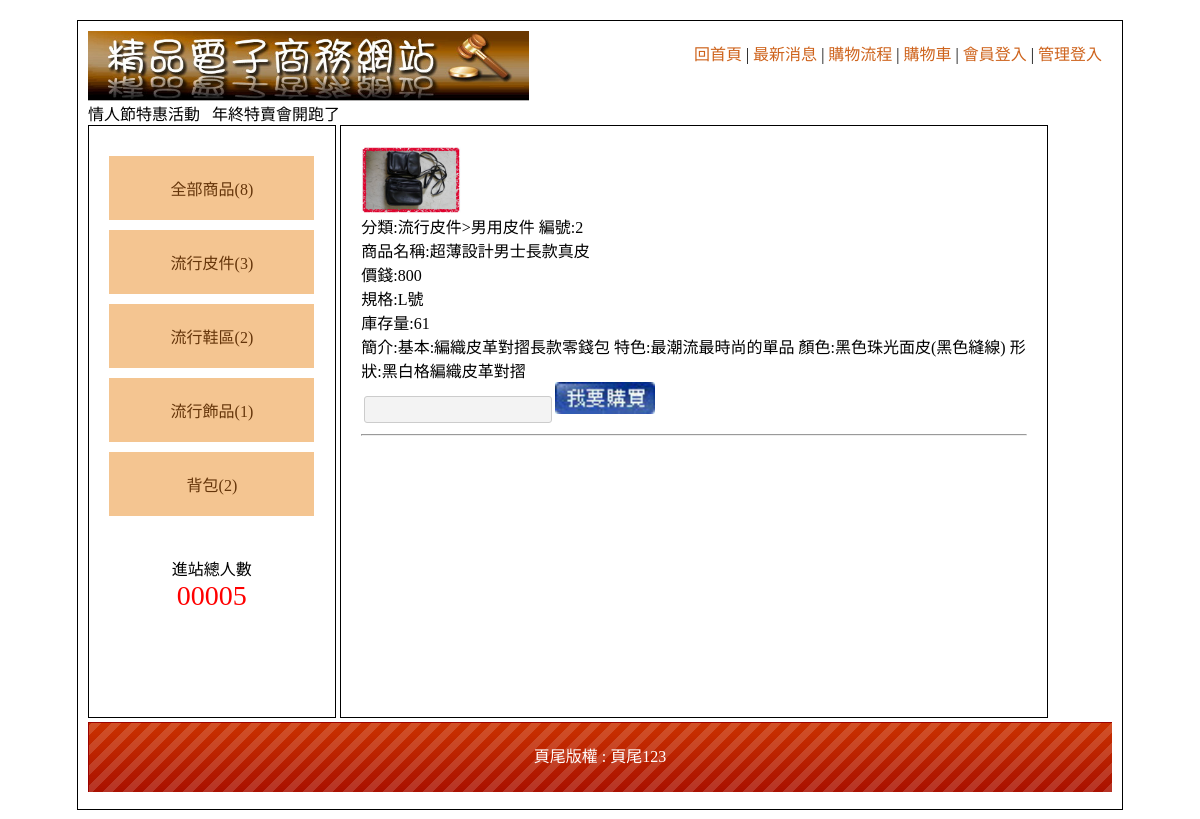
The page /?i=2 on the database its author committed.
### tables this page shows
CREATE TABLE `cat` (
  `id` int(11) NOT NULL,
  `name` text NOT NULL,
  `parent` int(11) NOT NULL
);

CREATE TABLE `item` (
  `id` int(11) NOT NULL,
  `name` text NOT NULL,
  `price` int(11) NOT NULL,
  `file` text NOT NULL,
  `c1` int(11) NOT NULL,
  `c2` int(11) NOT NULL,
  `qt` int(11) NOT NULL,
  `type` text NOT NULL,
  `text` text NOT NULL,
  `sell` int(11) NOT NULL
);

CREATE TABLE `foot` (
  `foot` text NOT NULL
);

### sql.php (called while the page is built, shortened)
<?php
	$link = mysqli_connect("localhost", "root", "", "dbxx4");
	mysqli_query($link, "set names utf8");
	$footer = mysqli_fetch_array(mysqli_query($link, "select * from foot"))[0];
?>

### index.php (the view, shortened to what this page needs)
<!DOCTYPE html PUBLIC "-//W3C//DTD XHTML 1.0 Transitional//EN" "http://www.w3.org/TR/xhtml1/DTD/xhtml1-transitional.dtd">
<html xmlns="http://www.w3.org/1999/xhtml"><head><meta http-equiv="Content-Type" content="text/html; charset=UTF-8">
<?php
include "sql.php";
$t = mysqli_num_rows(mysqli_query($link, "select * from item where sell = 1"));
?>
<link href="./home_files/css.css" rel="stylesheet" type="text/css">
</head>
<body>
	<div id="main" style="width:1024px; height:768px; padding:10px">
    	<div id="top">
        	<a href="?">
            	<img src="./home_files/0416.jpg" height="70px">
           </a>
                        <div style="padding:10px; float:right">
                <a href="?">回首頁</a> |
                <a href="?do=news">最新消息</a> |
                <a href="?do=look">購物流程</a> |
                <a href="?do=buycart">購物車</a> |
                                <a href="<?=(empty($_SESSION["u"]))?"?do=login":"api.php?do=out"?>"><?=(empty($_SESSION["u"]))?"會員登入":"登出"?></a> |
                                <a href="?do=ain">管理登入</a>
           </div>
                <marquee>情人節特惠活動 &nbsp; 年終特賣會開跑了  </marquee>       </div>
        <div id="left" class="ct">
        	<div style="min-height:400px;">
			<div class='ww'><a href='?c=0'>全部商品(<?=$t?>)</a></div>
			<?php
				$result = mysqli_query($link, "select * from cat where parent = 0");
				while($row = mysqli_fetch_array($result))
				{
					$c = mysqli_num_rows(mysqli_query($link, "select * from item where c1 = '".$row["id"]."'"));
					echo "<div class='ww'><a href='?c=".$row["id"]."'>".$row["name"]."(".$c.")</a>";
					echo "</div>";
				}
			?>
        	            </div>
                        <span>
            	<div>進站總人數</div>
                <div style="color:#f00; font-size:28px;">
                	00005                </div>
            </span>
                    </div>
        <div id="right" style="overflow-y:scroll; height:500px">
		<?php
			$p = "main";
			if($p == "look")	echo "<img src='images/0401.jpg'>";
			else include $p.".php";
		?>
        	        </div>
        <div id="bottom" style="line-height:70px;background:url(icon/bot.png); color:#FFF;" class="ct">
        	頁尾版權 :   <?=$footer?>     </div>
    </div>
</body></html>

### main.php (shortened to what this page needs)
<?php
			if(!empty($_GET["i"]))
			{
				$result = mysqli_query($link, "select * from item where id = '".$_GET["i"]."'");
				$row = mysqli_fetch_array($result);
				$c1 = mysqli_fetch_array(mysqli_query($link, "select name from cat where id = '".$row["c1"]."'"))[0];
				$c2 = mysqli_fetch_array(mysqli_query($link, "select name from cat where id = '".$row["c2"]."'"))[0];
				?>
				<img src="images/<?=$row["file"]?>" width="100px"><br>
				分類:<?=$c1.">".$c2?>
						編號:<?=$row["id"]?><br>
						商品名稱:<?=$row["name"]?><br>
						價錢:<?=$row["price"]?><br>
						規格:<?=$row["type"]?><br>
						庫存量:<?=$row["qt"]?><br>
						簡介:<?=$row["text"]?><br>
						<input type="text" name="qt" id="qt"><img src="images/0402.jpg" width="100px" onclick="buy()"><br>
						<hr>
				<?php
			}
		?>

### home_files/css.css (style rules this page uses)
body { font-family:"微軟正黑體"; }
#main { width:1034px; padding:10px; margin:20px auto 20px auto; border:#000 solid 1px; min-height:768px; }
#top a { color:#CE631C; text-decoration:none; }
#left { display:inline-block; width:20%; padding:2%; min-height:550px; vertical-align:top; border:#000 1px solid; }
#left a { display:block; padding:20px 5px 20px 5px; text-decoration:none; background:#F4C591; margin:10px auto 10px auto; color:#65350A; }
.ct { text-align:center; }
#right { display:inline-block; width:65%; padding:2%; min-height:550px; border:#000 1px solid; }
#bottom { height:70px; background:url(icon/bot.png); background-size:cover; }
input[type=text],input[type=password],input[type=submit],button,.button,input[type=reset],input[type=button],select，textarea,input[type=number] { background:#F3F3F3; border:#CCC 1px solid; border-radius:3px; padding:5px 8px 5px 8px; text-decoration:none; margin:3px; color:#333; }
input[type=text],input[type=password] { width:170px; }

### rows shown on the page
cat: name "流行皮件", c "3"
cat: name "流行鞋區", c "2"
cat: name "流行飾品", c "1"
cat: name "背包", c "2"
item: file (picture), c1.name "流行皮件", c2.name "男用皮件", id "2", name "超薄設計男士長款真皮", price "800", type "L號", qt "61", text "基本:編織皮革對摺長款零錢包 特色:最潮流最時尚的單品 顏色:黑色珠光面皮(黑色縫線) 形狀:黑白格編織皮革對摺"
foot: foot "頁尾123"

### other values the page prints
$t "8"
